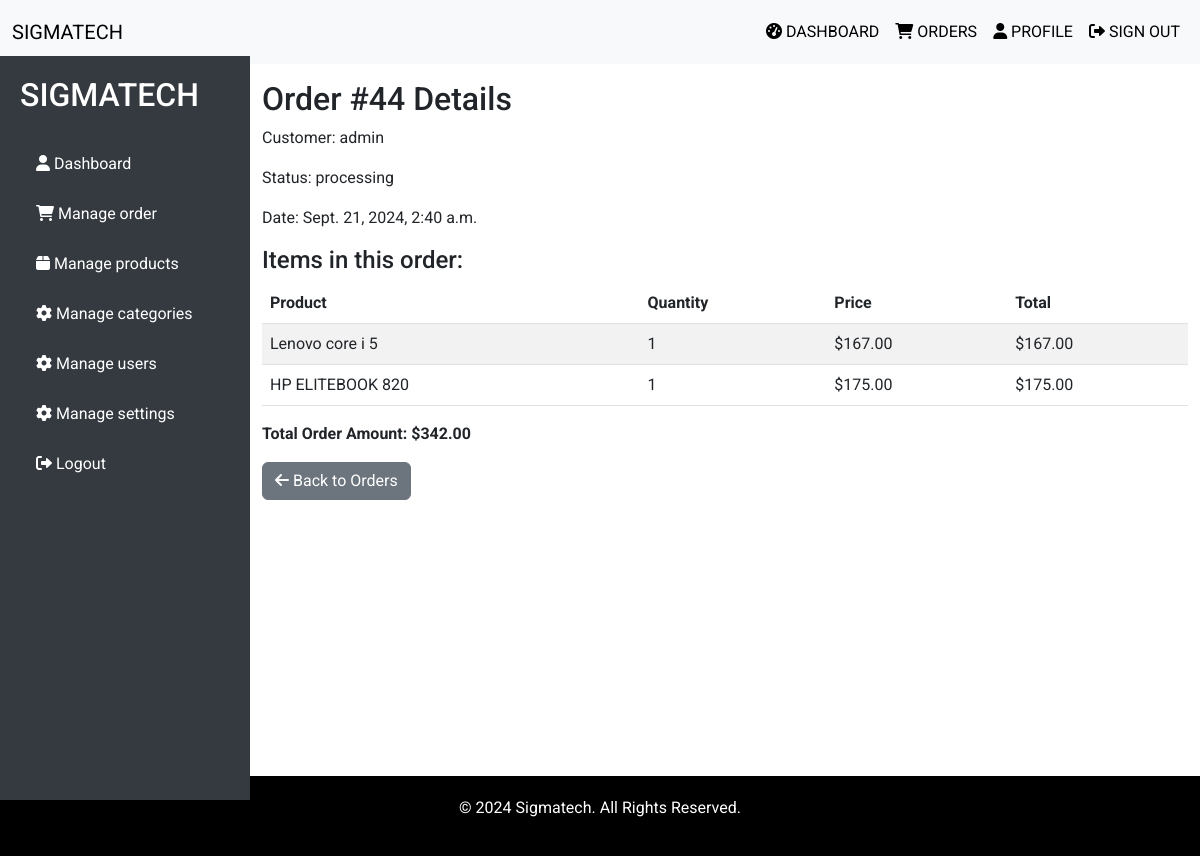
Page /dashboard/order/44/ (signed in) on the committed database.
### order/models.py (models this page shows, shortened)
class Order(models.Model):
    STATUS_CHOICES = [
        ('pending', 'Pending'),
        ('processing', 'Processing'),
        ('shipped', 'Shipped'),
        ('delivered', 'Delivered'),
        ('canceled', 'Canceled'),
    ]
    user = models.ForeignKey(settings.AUTH_USER_MODEL, on_delete=models.CASCADE)
    cart = models.OneToOneField(Cart, on_delete=models.CASCADE)
    status = models.CharField(max_length=20, choices=STATUS_CHOICES, default='pending')
    created_at = models.DateTimeField(auto_now_add=True)
    updated_at = models.DateTimeField(auto_now=True)

class OrderItem(models.Model):
    order = models.ForeignKey(Order, related_name='items', on_delete=models.CASCADE)
    product = models.ForeignKey(Product, on_delete=models.CASCADE)
    quantity = models.PositiveIntegerField()
    price = models.DecimalField(max_digits=10, decimal_places=2)
    def total_price(self):
        return self.quantity * self.price

### product/models.py (models this page shows, shortened)
class Product(models.Model):
    name = models.CharField(max_length=100)
    price = models.DecimalField(max_digits=10, decimal_places=2)
    image = models.ImageField(upload_to='products/')
    category = models.ForeignKey(Category, on_delete=models.CASCADE)
    description = models.TextField(null=True)
    quantity = models.PositiveIntegerField(default=1)

### dashboard/views.py (the view)
# urls.py: path('order/<int:order_id>/', admin_view_order, name='admin_view_order'),
@user_passes_test(admin_only)
def admin_view_order(request, order_id):
    order = get_object_or_404(Order, id=order_id)  # Fetch the specific order by ID
    order_items = order.items.all()  # Get all items related to the order
    total_price = sum(item.total_price() for item in order_items)
    print(total_price)
    context = {
        'order': order,
        'order_items': order_items,  # Pass order items to the template
        'total_price': total_price,  # Pass the total price to the template
    }
    return render(request, 'dashboard/order_detail.html', context)

### dashboard/views.py (called while the page is built)
def admin_only(user):
    return user.is_superuser

### dashboard/templates/dashboard/order_detail.html (shortened to what this page needs)
{% extends 'dashboard/base1.html' %}
{% block content %}
<div class="container-fluid mt-4">
    <h2>Order #{{ order.id }} Details</h2>
    <p>Customer: {{ order.user.username }}</p>
    <p>Status: {{ order.status }}</p>
    <p>Date: {{ order.created_at }}</p>
    <h4>Items in this order:</h4>
    <table class="table table-striped">
        <thead>
            <tr>
                <th>Product</th>
                <th>Quantity</th>
                <th>Price</th>
                <th>Total</th>
            </tr>
        </thead>
        <tbody>
            {% for item in order_items %}
            <tr>
                <td>{{ item.product.name }}</td>
                <td>{{ item.quantity }}</td>
                <td>${{ item.price }}</td>
                <td>${{ item.total_price }}</td>
            </tr>
            {% endfor %}
        </tbody>
    </table>
    <p><strong>Total Order Amount: ${{ total_price }}</strong></p>
    <a href="{% url 'dashboard:admin_manage_orders' %}" class="btn btn-secondary">
        <i class="fas fa-arrow-left"></i> Back to Orders
    </a>
</div>
{% endblock %}

### dashboard/templates/dashboard/base1.html (style rules this page uses)
body { font-family: 'Roboto', sans-serif; margin: 0; padding: 0; }

### rows in the picture
Order: id "44", user.username "admin", status "processing", created_at "Sept. 21, 2024, 2:40 a.m."
OrderItem: product.name "Lenovo core i 5", quantity "1", price "167.00", total_price "167.00"
OrderItem: product.name "HP ELITEBOOK 820", quantity "1", price "175.00", total_price "175.00"

### other values in the picture
{{ total_price }} "342.00"
